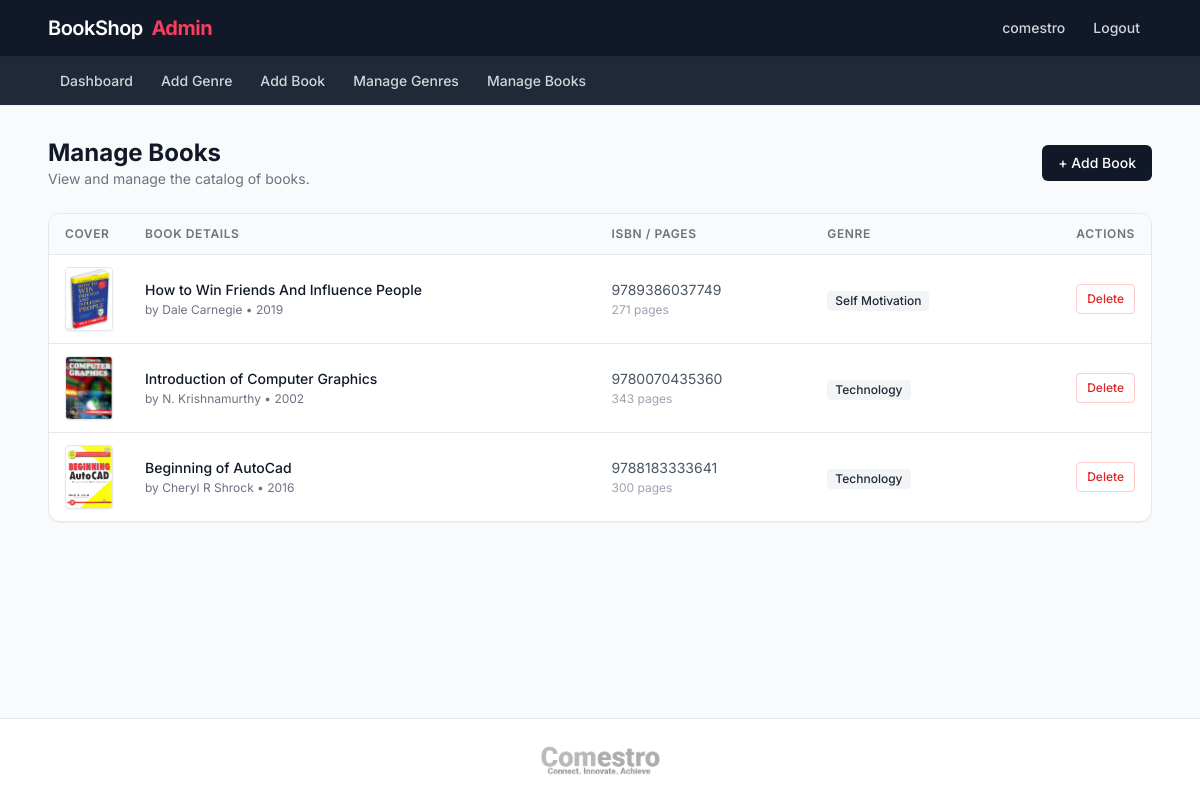
/superadmin/books/ (signed in), run on the app's committed database.
### ecom/models.py (models this page shows, shortened)
class Book(models.Model):
    title = models.CharField(max_length=200)
    author = models.CharField(max_length=200)
    nop = models.IntegerField(default=0)
    isbn = models.CharField(max_length=200)
    publish_year = models.IntegerField()
    genre = models.ForeignKey(Genre, on_delete=models.CASCADE)
    cover_image = models.ImageField(upload_to="books/")
    price = models.IntegerField(null=True, blank=True)
    description = models.TextField(null=True, blank=True, default="N/A")

class Genre(models.Model):
    title = models.CharField(max_length=200)
    description = models.TextField()

### ecom/admin_view.py (the view)
# urls.py: path("superadmin/books/", admin_view.manage_books, name="manage_books"),
@login_required
def manage_books(req):
    data = {
        "books" : Book.objects.all()
    }
    return render(req, "admin/manage_books.html",data)

### ecom/templates/admin/manage_books.html (shortened to what this page needs)
<!DOCTYPE html>
<html lang="en">
<head>
    <script src="https://cdn.tailwindcss.com"></script>
</head>
<body class="min-h-screen flex flex-col selection:bg-rose-100 selection:text-rose-900">
    {% include "admin/admin_header.html" %}
    <main class="flex-1 w-full max-w-[1400px] mx-auto px-6 lg:px-12 py-8">
        <div class="flex flex-col sm:flex-row sm:items-center justify-between gap-4 mb-6">
            <div>
                <h1 class="text-2xl font-bold text-gray-900">Manage Books</h1>
                <p class="text-gray-500 text-sm">View and manage the catalog of books.</p>
            </div>
            <a href="{% url 'insert_book' %}" class="inline-flex items-center justify-center px-4 py-2 bg-gray-900 text-white text-sm font-medium rounded-md hover:bg-gray-800 transition-colors">
                + Add Book
            </a>
        </div>
        <div class="bg-white rounded-xl shadow-sm border border-gray-200 overflow-hidden">
            <div class="overflow-x-auto">
                <table class="w-full text-left border-collapse">
                    <thead>
                        <tr class="bg-gray-50 border-b border-gray-200">
                            <th class="py-3 px-4 text-xs font-semibold text-gray-500 uppercase tracking-wider w-16">Cover</th>
                            <th class="py-3 px-4 text-xs font-semibold text-gray-500 uppercase tracking-wider">Book Details</th>
                            <th class="py-3 px-4 text-xs font-semibold text-gray-500 uppercase tracking-wider hidden md:table-cell">ISBN / Pages</th>
                            <th class="py-3 px-4 text-xs font-semibold text-gray-500 uppercase tracking-wider hidden sm:table-cell">Genre</th>
                            <th class="py-3 px-4 text-xs font-semibold text-gray-500 uppercase tracking-wider text-right">Actions</th>
                        </tr>
                    </thead>
                    <tbody class="divide-y divide-gray-200">
                        {% for b in books %}
                            <tr class="hover:bg-gray-50 transition-colors">
                                <td class="py-3 px-4">
                                    {% if b.cover_image %}
                                        <div class="w-12 h-16 bg-gray-100 rounded overflow-hidden shadow-sm border border-gray-200">
                                            <img src="{{b.cover_image.url}}" class="w-full h-full object-cover" alt="{{b.title}}">
                                        </div>
                                    {% else %}
                                        <div class="w-12 h-16 bg-gray-100 rounded border border-gray-200 flex items-center justify-center text-[10px] text-gray-400">No Img</div>
                                    {% endif %}
                                </td>
                                <td class="py-3 px-4">
                                    <div class="text-sm font-medium text-gray-900 line-clamp-1">{{b.title}}</div>
                                    <div class="text-xs text-gray-500 mt-0.5">by {{b.author}} • {{b.publish_year}}</div>
                                </td>
                                <td class="py-3 px-4 hidden md:table-cell">
                                    <div class="text-sm text-gray-600">{{b.isbn}}</div>
                                    <div class="text-xs text-gray-400 mt-0.5">{{b.nop}} pages</div>
                                </td>
                                <td class="py-3 px-4 hidden sm:table-cell">
                                    <span class="inline-flex items-center px-2 py-0.5 rounded text-xs font-medium bg-gray-100 text-gray-800">
                                        {{b.genre.title}}
                                    </span>
                                </td>
                                <td class="py-3 px-4 text-right">
                                    <a href="{% url 'delete_book' b.id %}" class="inline-flex items-center justify-center px-2.5 py-1.5 bg-white border border-red-200 text-red-600 text-xs font-medium rounded hover:bg-red-50 hover:border-red-300 transition-colors">
                                        Delete
                                    </a>
                                </td>
                            </tr>
                        {% endfor %}
                    </tbody>
                </table>
            </div>
        </div>
    </main>
    {% include "admin/admin_footer.html" %}
</body>
</html>

### ecom/templates/admin/admin_header.html
<header class="sticky top-0 z-50 bg-gray-900 shadow-sm border-b border-gray-800">
    <div class="flex items-center justify-between px-6 lg:px-12 py-3 max-w-[1400px] mx-auto">
        <h1 class="text-xl text-white font-semibold tracking-tight">
            BookShop <span class="text-rose-500 font-bold ml-1">Admin</span>
        </h1>
        <nav class="flex items-center gap-1">
            <span class="text-gray-300 px-3 py-1.5 rounded text-sm font-medium transition-colors">
                {% if request.user.first_name %}
                    {{request.user.first_name}}
                {% else %}
                    {{request.user.username}}
                {% endif %}
            </span>
            <a href="{% url 'logout' %}" class="text-gray-300 hover:text-white hover:bg-gray-700 px-3 py-1.5 rounded text-sm font-medium transition-colors">Logout</a>
    </div>
</header>
<div class="bg-gray-800 shadow-sm">
    <div class="flex items-center gap-1 px-6 lg:px-12 py-2 max-w-[1400px] mx-auto overflow-x-auto">
        <a href="{% url 'admin_dashboard' %}" class="text-gray-300 hover:text-white hover:bg-gray-700 px-3 py-1.5 rounded text-sm font-medium transition-colors whitespace-nowrap">Dashboard</a>
        <a href="{% url 'insert_genre' %}" class="text-gray-300 hover:text-white hover:bg-gray-700 px-3 py-1.5 rounded text-sm font-medium transition-colors whitespace-nowrap">Add Genre</a>
        <a href="{% url 'insert_book' %}" class="text-gray-300 hover:text-white hover:bg-gray-700 px-3 py-1.5 rounded text-sm font-medium transition-colors whitespace-nowrap">Add Book</a>
        <a href="{% url 'manage_genre' %}" class="text-gray-300 hover:text-white hover:bg-gray-700 px-3 py-1.5 rounded text-sm font-medium transition-colors whitespace-nowrap">Manage Genres</a>
        <a href="{% url 'manage_books' %}" class="text-gray-300 hover:text-white hover:bg-gray-700 px-3 py-1.5 rounded text-sm font-medium transition-colors whitespace-nowrap">Manage Books</a>
    </div>
</div>

### ecom/templates/admin/manage_books.html (style rules this page uses)
body { font-family: 'Inter', sans-serif; background-color: #f9fafb; }

### data on the page
Book: cover_image (picture), title "How to Win Friends And Influence People", author "Dale Carnegie", publish_year "2019", isbn "9789386037749", nop "271", genre "Self Motivation"
Book: cover_image (picture), title "Introduction of Computer Graphics", author "N. Krishnamurthy", publish_year "2002", isbn "9780070435360", nop "343", genre "Technology"
Book: cover_image (picture), title "Beginning of AutoCad", author "Cheryl R Shrock", publish_year "2016", isbn "9788183333641", nop "300", genre "Technology"

### other printed values
{{ request.user.username }} "comestro"
